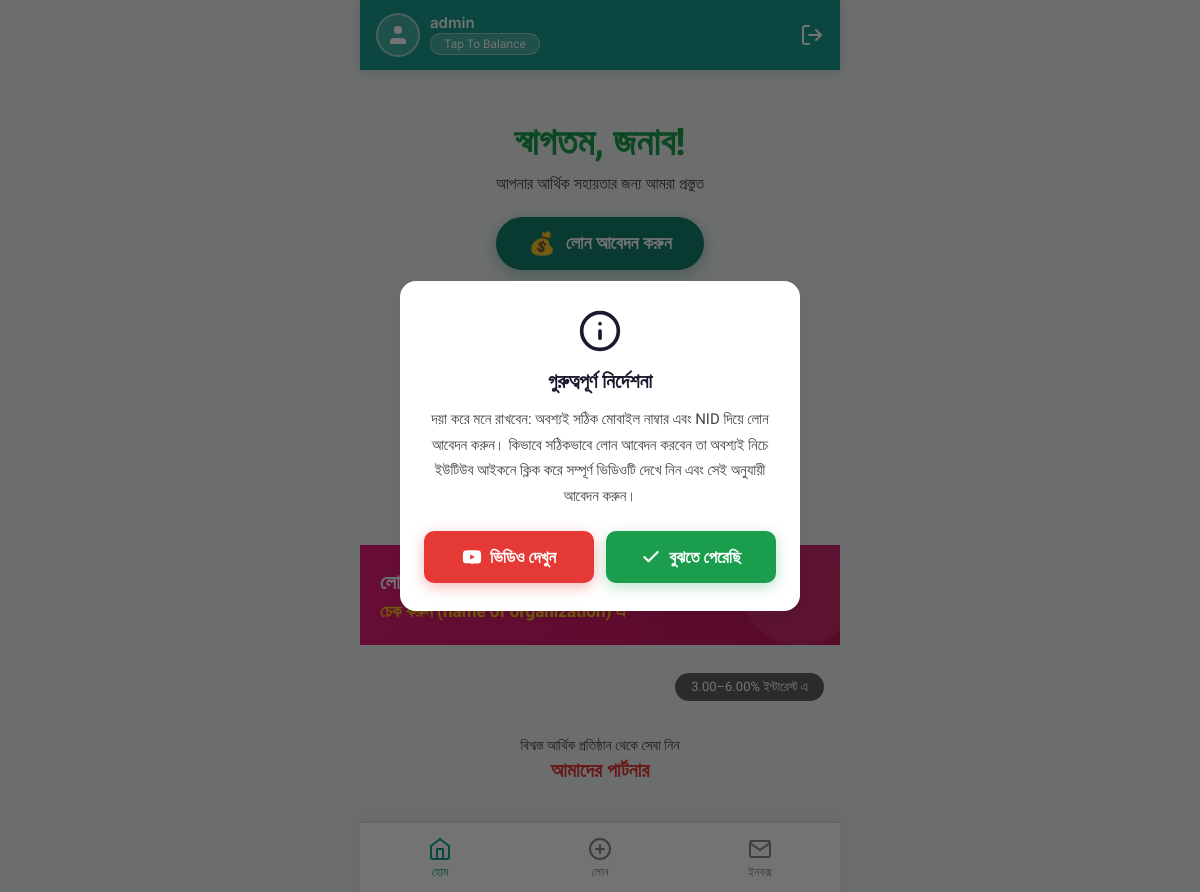
The app's page / (signed in) with its own data.
### loans/models.py (models this page shows, shortened)
class SiteSettings(models.Model):
    site_name = models.CharField(max_length=100, default='MPS Loan')
    logo_url = models.URLField(blank=True, help_text='External logo URL (optional)')
    logo_image = models.ImageField(upload_to='logo/', blank=True, null=True)
    youtube_url = models.URLField(
        default='https://www.youtube.com/',
        help_text='YouTube video link for the intro popup'
    )
    bkash_number = models.CharField(max_length=20, default='01XXXXXXXXX')
    nagad_number = models.CharField(max_length=20, default='01XXXXXXXXX')
    rocket_number = models.CharField(max_length=20, default='01XXXXXXXXX')
    interest_rate_min = models.DecimalField(max_digits=5, decimal_places=2, default=3.00)
    interest_rate_max = models.DecimalField(max_digits=5, decimal_places=2, default=6.00)
    banner_tagline = models.CharField(max_length=200, default='লোন অফার যেন মিস না হয়!')
    banner_sub = models.CharField(max_length=200, default='চেক করুন mpsloen.com এ')
    security_deposit_percent = models.DecimalField(
        max_digits=5, decimal_places=2, default=10.00,
        help_text='Security deposit as % of loan amount'
    )
    class Meta:
        verbose_name = 'Site Settings'
        verbose_name_plural = 'Site Settings'
    @classmethod
    def get(cls):
        obj, _ = cls.objects.get_or_create(pk=1)
        return obj

### loans/views.py (the view)
# urls.py: path('', views.home_view, name='home'),
@login_required
def home_view(request):
    site = get_settings()
    profile, _ = UserProfile.objects.get_or_create(user=request.user)
    unread_count = InboxMessage.objects.filter(user=request.user, is_read=False).count()
    return render(request, 'loans/index.html', {
        'settings': site,
        'profile': profile,
        'unread_count': unread_count,
    })

### loans/views.py (called while the page is built)
def get_settings():
    return SiteSettings.get()

### loans/templates/loans/index.html (shortened to what this page needs)
{% extends 'loans/base.html' %}
{% load static %}
{% block nav_home %}active{% endblock %}
{% block content %}
<section class="hero-section fade-in">
  <h1 class="hero-title">স্বাগতম, জনাব!</h1>
  <p class="hero-subtitle">আপনার আর্থিক সহায়তার জন্য আমরা প্রস্তুত</p>
  <a href="{% url 'loan_apply' %}" class="hero-cta" id="hero-loan-btn">
    <span class="cta-icon">💰</span> লোন আবেদন করুন
  </a>
</section>
<section style="padding: 20px 16px 8px;">
  <div class="icon-grid">
    <a href="{% url 'loan_apply' %}" class="icon-item">
      <div class="icon-circle teal">
      </div>
      <span class="icon-label">লোন আবেদন</span>
    </a>
    <a href="{% url 'withdraw' %}" class="icon-item">
      <div class="icon-circle green">
      </div>
      <span class="icon-label">ক্যাশ আউট</span>
    </a>
    <a href="{% url 'transactions' %}" class="icon-item">
      <div class="icon-circle yellow">
      </div>
      <span class="icon-label">জমা দিন</span>
    </a>
    <a href="{% url 'profile' %}" class="icon-item">
      <div class="icon-circle purple">
      </div>
      <span class="icon-label">প্রোফাইল</span>
    </a>
    <a href="{% url 'my_loans' %}" class="icon-item">
      <div class="icon-circle orange">
      </div>
      <span class="icon-label">আমার লোন</span>
    </a>
    <a href="{% url 'transactions' %}" class="icon-item">
      <div class="icon-circle cyan">
      </div>
      <span class="icon-label">লেনদেনসমূহ</span>
    </a>
    <a href="#" class="icon-item">
      <div class="icon-circle pink">
      </div>
      <span class="icon-label">যোগাযোগ</span>
    </a>
    <a href="#" class="icon-item">
      <div class="icon-circle red">
      </div>
      <span class="icon-label">সম্পর্কে</span>
    </a>
  </div>
</section>
<div class="promo-banner" style="position:relative; overflow:hidden;">
  <div class="promo-text">
    <div class="promo-tagline">{{ settings.banner_tagline }}</div>
    <div class="promo-sub">{{ settings.banner_sub }}</div>
  </div>
</div>
<div class="interest-badge-section">
  <span class="interest-badge">{{ settings.interest_rate_min }}–{{ settings.interest_rate_max }}% ইন্টারেস্ট এ</span>
</div>
<div class="partners-section">
  <p>বিশ্বস্ত আর্থিক প্রতিষ্ঠান থেকে সেবা নিন</p>
  <div class="partners-title">আমাদের পার্টনার</div>
</div>
{% endblock %}
{% block extra_js %}
<div class="modal-overlay active" id="infoModal">
  <div class="modal-box">
    <div class="modal-icon">
      <svg viewBox="0 0 24 24" fill="none" stroke-width="2" stroke-linecap="round" stroke-linejoin="round">
        <circle cx="12" cy="12" r="10"/><line x1="12" y1="16" x2="12" y2="12"/><line x1="12" y1="8" x2="12.01" y2="8"/>
      </svg>
    </div>
    <h2 class="modal-title">গুরুত্বপূর্ণ নির্দেশনা</h2>
    <p class="modal-body">
      দয়া করে মনে রাখবেন: অবশ্যই সঠিক মোবাইল নাম্বার এবং NID দিয়ে লোন আবেদন করুন।
      কিভাবে সঠিকভাবে লোন আবেদন করবেন তা অবশ্যই নিচে ইউটিউব আইকনে ক্লিক করে
      সম্পূর্ণ ভিডিওটি দেখে নিন এবং সেই অনুযায়ী আবেদন করুন।
    </p>
    <div class="modal-actions-row">
      <a href="{{ settings.youtube_url }}" target="_blank" class="btn btn-red" id="yt-link-btn">
        ভিডিও দেখুন
      </a>
      <button class="btn btn-green" onclick="closeModal('infoModal')" id="understood-btn">
        <svg viewBox="0 0 24 24" fill="none" stroke="white" stroke-width="2.5" stroke-linecap="round" stroke-linejoin="round" width="20" height="20"><polyline points="20 6 9 17 4 12"/></svg>
        বুঝতে পেরেছি
      </button>
    </div>
  </div>
</div>
{% endblock %}

### loans/templates/loans/base.html (shortened to what this page needs)
{% load static %}
<!DOCTYPE html>
<html lang="bn">
<head>
  <link rel="stylesheet" href="{% static 'loans/style.css' %}">
</head>
<body>
<div class="app-wrapper">
  {% block header %}
  <header class="app-header">
    <div class="header-left">
      <div class="header-avatar-placeholder" style="padding:0; overflow:hidden;">
      </div>
      <div class="header-info">
        <span class="header-username">{% if user.is_authenticated %}{{ user.username }}{% else %}Guest{% endif %}</span>
        <button class="header-balance-btn" id="tap-balance-btn" data-balance="৳ {% if user.is_authenticated %}{{ user.profile.balance|floatformat:2 }}{% else %}0.00{% endif %}">
          <span class="balance-text" id="balance-text-span">Tap To Balance</span>
        </button>
      </div>
    </div>
    <div class="header-right">
      {% if user.is_authenticated %}
      <a href="{% url 'logout' %}" class="header-logout-btn" title="Logout">
        <svg viewBox="0 0 24 24" fill="none" stroke="white" stroke-width="2" stroke-linecap="round" stroke-linejoin="round">
          <path d="M9 21H5a2 2 0 0 1-2-2V5a2 2 0 0 1 2-2h4"/>
          <polyline points="16 17 21 12 16 7"/>
          <line x1="21" y1="12" x2="9" y2="12"/>
        </svg>
      </a>
      {% endif %}
    </div>
  </header>
  {% endblock %}
  <main class="main-content {% block nav_class %}{% endblock %}">
    {% block content %}{% endblock %}
  </main>
  {% block bottom_nav %}
  <nav class="bottom-nav">
    <a href="{% url 'home' %}" class="nav-item {% block nav_home %}{% endblock %}">
      <svg viewBox="0 0 24 24" stroke-width="2" stroke-linecap="round" stroke-linejoin="round">
        <path d="M3 9l9-7 9 7v11a2 2 0 0 1-2 2H5a2 2 0 0 1-2-2z"/>
        <polyline points="9 22 9 12 15 12 15 22"/>
      </svg>
      <span>হোম</span>
    </a>
    <a href="{% url 'loan_apply' %}" class="nav-item {% block nav_loan %}{% endblock %}">
      <svg viewBox="0 0 24 24" stroke-width="2" stroke-linecap="round" stroke-linejoin="round">
        <circle cx="12" cy="12" r="10"/>
        <line x1="12" y1="8" x2="12" y2="16"/>
        <line x1="8" y1="12" x2="16" y2="12"/>
      </svg>
      <span>লোন</span>
    </a>
    <a href="{% url 'inbox' %}" class="nav-item {% block nav_inbox %}{% endblock %}">
      <svg viewBox="0 0 24 24" stroke-width="2" stroke-linecap="round" stroke-linejoin="round">
        <path d="M4 4h16c1.1 0 2 .9 2 2v12c0 1.1-.9 2-2 2H4c-1.1 0-2-.9-2-2V6c0-1.1.9-2 2-2z"/>
        <polyline points="22,6 12,13 2,6"/>
      </svg>
      <span>ইনবক্স</span>
    </a>
  </nav>
  {% endblock %}
</div>
{% block extra_js %}{% endblock %}
</body>
</html>

### records on screen
SiteSettings: banner_tagline "লোন…", banner_sub "চেক…", interest_rate_min "3.00", interest_rate_max "6.00"

### other values on screen
{{ user.username }} "admin"
